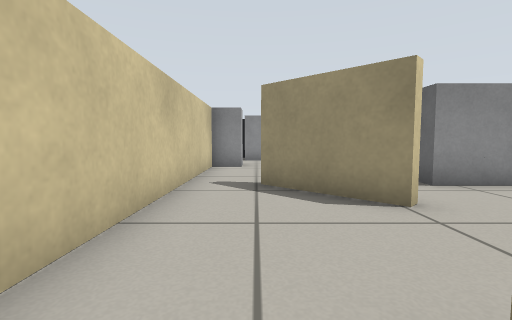
[1] (above)

20 first-person views from a walk through a robot-simulator world made for Gazebo. The camera is 0.45 m above the floor, tilts 4° down and sees 85° across. The floor is counted in squares, 0.5 m on a side. Each view is taken from the middle of a square. On the plan, view 1 faces up. The plan holds only what a view shows up to about 11 squares ahead; the rest is blank. Gazebo's built-in surfaces are drawn with simple patterns.

[2]
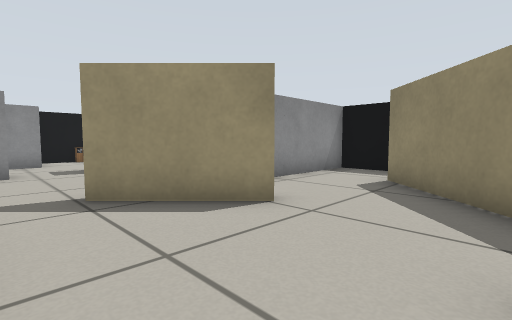

[3]
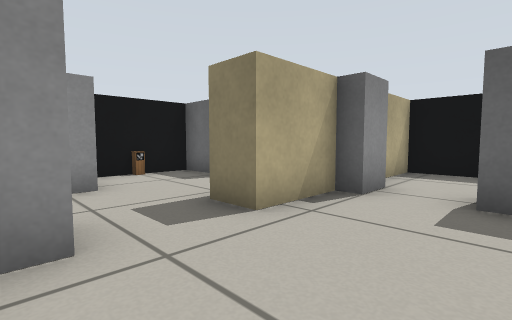

[4]
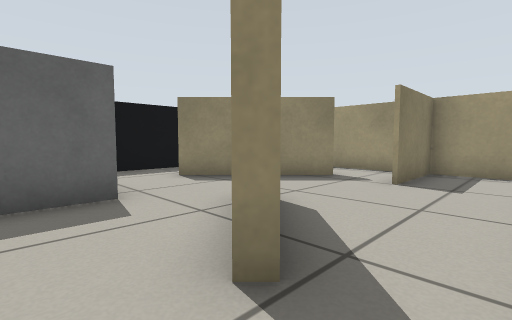

[5]
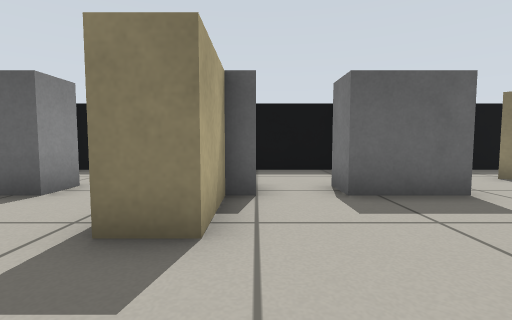

[6]
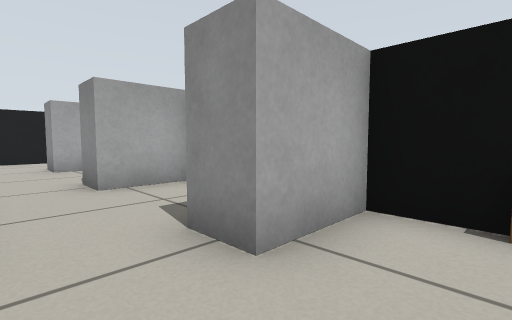

[7]
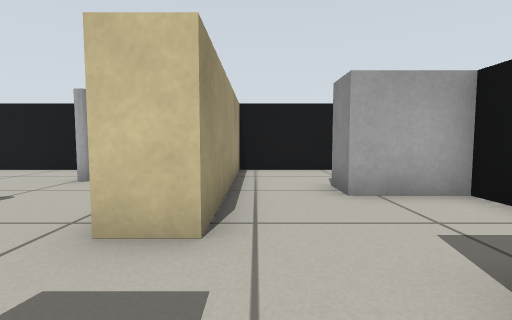

[8]
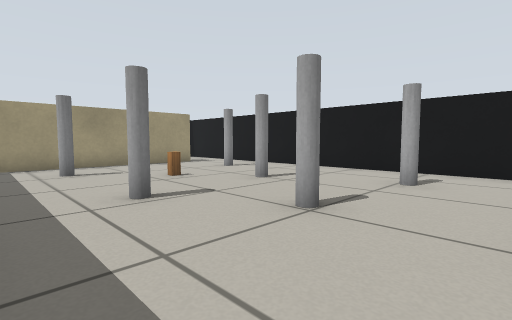

[9]
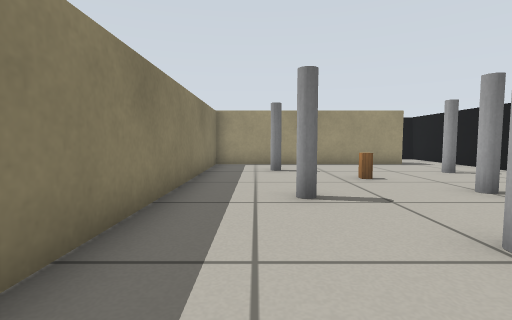

[10]
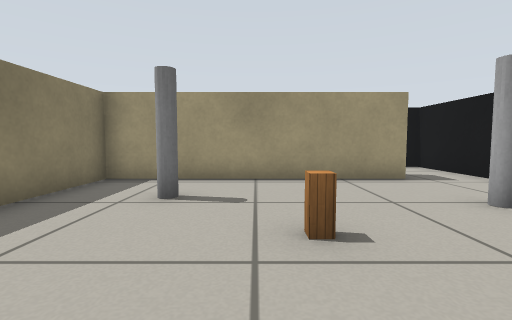

[11]
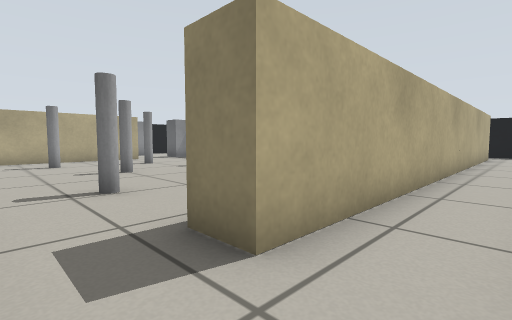

[12]
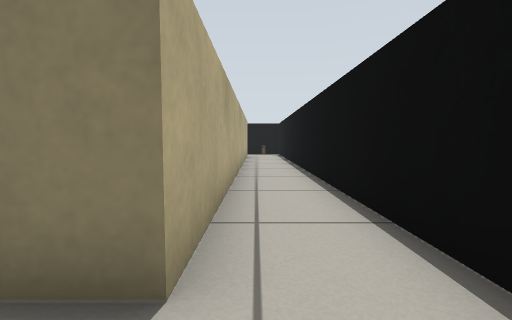

[13]
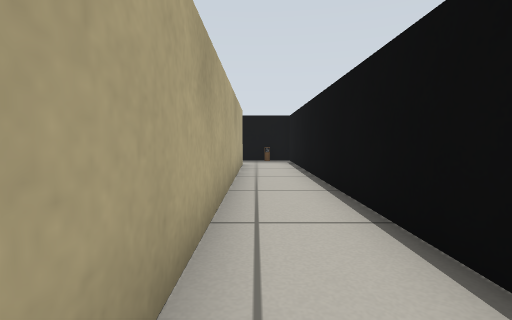

[14]
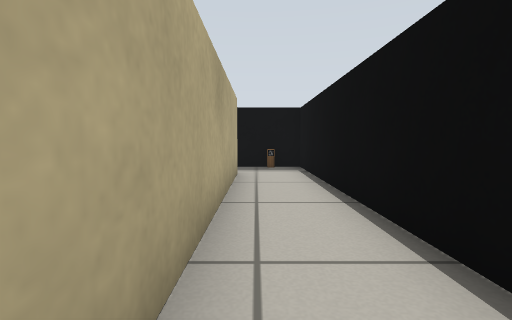

[15]
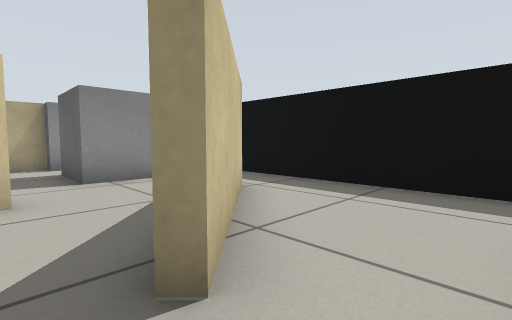

[16]
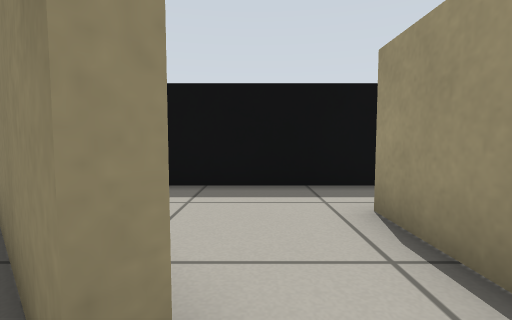

[17]
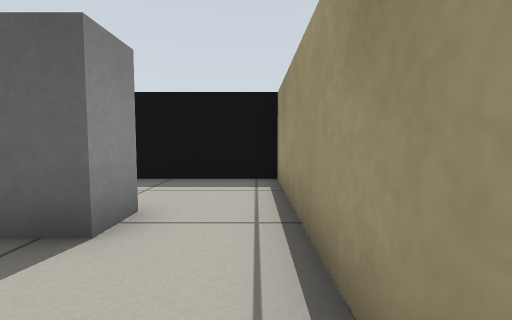

[18]
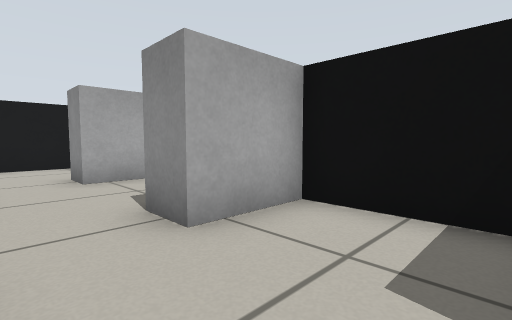

[19]
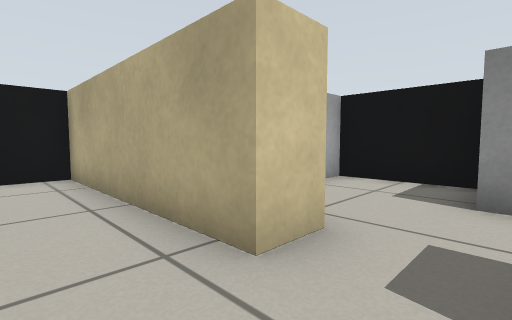

[20]
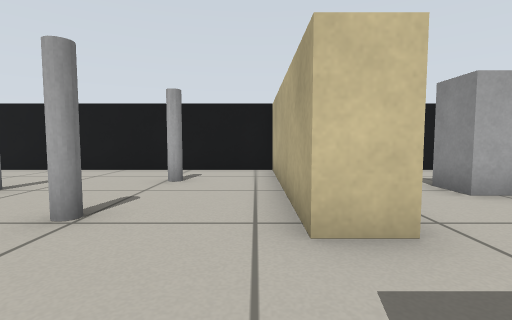

### Floor plan
Points are (right, up) in squares from view 1. A wall is a line through its corners. A room is listed if a view was taken in it or the views show most of it. See-through windows are left out.
Room 1 (views 1, 2, 3, 4, 5, 6, 7, 8, 9, 10, 15, 16, 17, 18, 19, 20)
walls: (-1.5, 9.5) (-1.5, 1.5); (2.4, 4) (2.1, 3.7) (0.1, 5.7) (0.4, 6); (3.6, 9.5) (1.5, 9.5) (1.5, 10.5) (7.5, 10.5) (7.5, 14.5); (-0.8, -1.5) (0.9, -1.5) (0.9, 1); (-1, 14.5) (-7.5, 14.5); (1.9, -1.5) (5.5, -1.5); (5.7, 3.1) (2.9, 0.3) (2.7, 0.5) (5.5, 3.3); (-9.5, -2.5) (-9.5, -1.5) (-2.5, -1.5) (-2.5, 7.5); (3.6, 14.5) (0.5, 14.5); (-11.5, 14.5) (-11.5, 10.5) (-5.5, 10.5) (-5.5, 9.5) (-11.5, 9.5) (-11.5, -2.5); (7.5, -2.5) (7.5, 9.5) (5.9, 9.5)
ways out: opening at (-10.5, -2) to room 2; opening at (6.5, -2) to room 2
objects: grey pole (-9, 1); grey pole (-9, 7); grey pole (-8, 4); grey box (-8, 13) to (-8, 14); pillar (-7, 2); grey pole (-6, 7); grey pole (-5, 1); grey pole (-5, 5); grey box (-4, 13) to (-4, 14); grey box (-3, 10) to (-1, 10); grey box (0, 13) to (0, 14); pillar (2, 14); grey box (4, 6) to (4, 7); grey box (4, 9); grey box (4, 13) to (4, 14); grey box (5, 6) to (7, 6)
Room 2 (views 11, 12, 13, 14)
walls: (5.5, -2.5) (-9.5, -2.5); (-9.5, -4.5) (7.5, -4.5) (7.5, -2.5); (-11.5, -2.5) (-11.5, -4.5) (-11.1, -4.5)
ways out: opening at (-10.5, -2) to room 1; opening at (6.5, -2) to room 1
objects: pillar (7, -3)

Where each view was taken, in squares from view 1:
view 1: 0 up, 0 right, facing up
view 2: 1 up, 1 left, facing up-right
view 3: 7 up, 1 left, facing up-right
view 4: 7 up, 1 left, facing down-right
view 5: 9 up, 1 left, facing right
view 6: 11 up, 2 right, facing up-left
view 7: 11 up, 3 left, facing left
view 8: 9 up, 3 left, facing down-left
view 9: 9 up, 4 left, facing down
view 10: 5 up, 6 left, facing down
view 11: 4 down, 11 left, facing up-right
view 12: 3 down, 11 left, facing right
view 13: 3 down, 5 left, facing right
view 14: 3 down, 2 left, facing right
view 15: 1 down, 2 right, facing up-right
view 16: 0 up, 2 right, facing right
view 17: 11 up, 1 right, facing right
view 18: 11 up, 1 left, facing up-left
view 19: 8 up, 4 left, facing up-left
view 20: 9 up, 3 left, facing left
